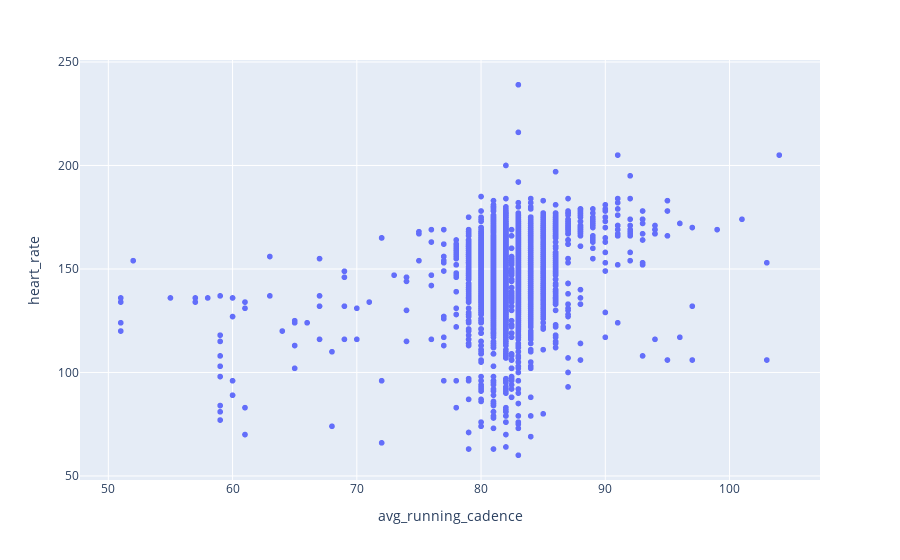
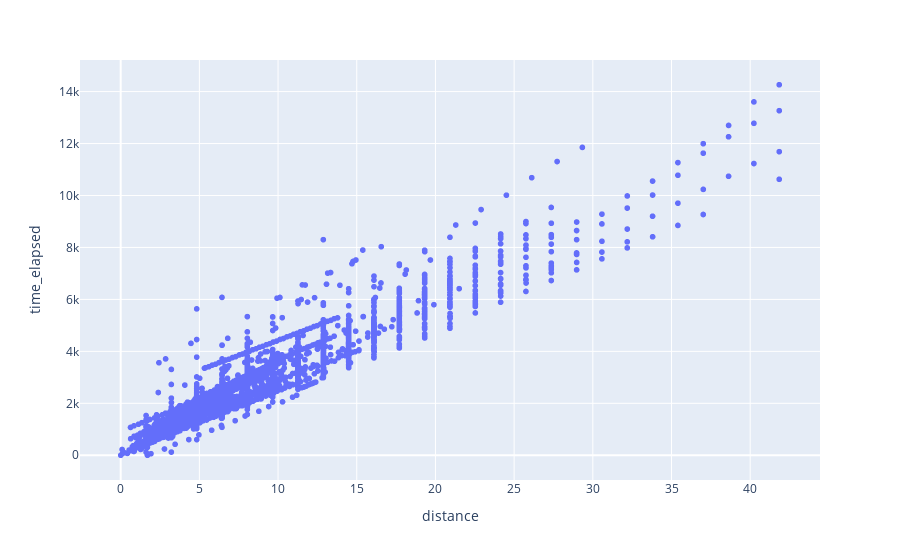

Notebook source saved alongside these figures, in order:
### Markdown cell above
# Visualise the highly correlating variables.

### Code cell
num_highly_corr_vars = len(highly_corr_vars)
for i in range(num_highly_corr_vars):
    var_1, var_2, corr = highly_corr_vars.iloc[i].var_1, highly_corr_vars.iloc[i].var_2, highly_corr_vars.iloc[i].corr
    
    fig = px.scatter(data, var_2, var_1)
    fig.show()

### Figure 1 — Plotly figure (JSON) as saved in the notebook; plotly's stock layout.template omitted (floating-point values rounded to 4 significant figures; data arrays with more than 128 entries replaced by an {"elided": "..."} marker saying what was removed)
{"data": [{"hovertemplate": "avg_running_cadence=%{x}<br>heart_rate=%{y}<extra></extra>", "legendgroup": "", "marker": {"color": "#636efa", "symbol": "circle"}, "mode": "markers", "name": "", "showlegend": false, "type": "scattergl", "x": {"elided": "5623 float values"}, "xaxis": "x", "y": {"elided": "5623 float values"}, "yaxis": "y"}], "layout": {"legend": {"tracegroupgap": 0}, "margin": {"t": 60}, "xaxis": {"anchor": "y", "domain": [0, 1], "title": {"text": "avg_running_cadence"}}, "yaxis": {"anchor": "x", "domain": [0, 1], "title": {"text": "heart_rate"}}}}

### Figure 2 — Plotly figure (JSON) as saved in the notebook; plotly's stock layout.template omitted (floating-point values rounded to 4 significant figures; data arrays with more than 128 entries replaced by an {"elided": "..."} marker saying what was removed)
{"data": [{"hovertemplate": "distance=%{x}<br>time_elapsed=%{y}<extra></extra>", "legendgroup": "", "marker": {"color": "#636efa", "symbol": "circle"}, "mode": "markers", "name": "", "showlegend": false, "type": "scattergl", "x": {"elided": "5623 float values"}, "xaxis": "x", "y": {"elided": "5623 float values"}, "yaxis": "y"}], "layout": {"legend": {"tracegroupgap": 0}, "margin": {"t": 60}, "xaxis": {"anchor": "y", "domain": [0, 1], "title": {"text": "distance"}}, "yaxis": {"anchor": "x", "domain": [0, 1], "title": {"text": "time_elapsed"}}}}
